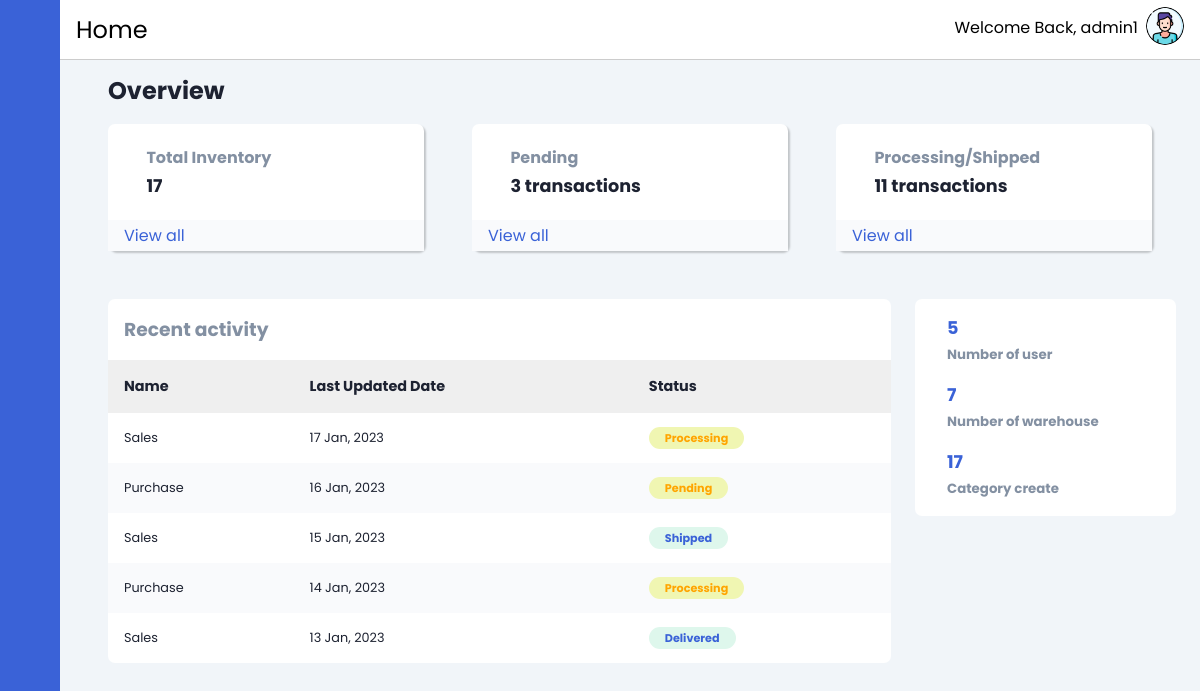
Screenshot of / (signed in) with the database file from the repository.
### tables this page shows
CREATE TABLE IF NOT EXISTS Transaction (
    TransactionID INT AUTO_INCREMENT PRIMARY KEY,
    WarehouseID INT,
    CustomerID INT,
    TransactionType VARCHAR(50),
    TransactionDate DATETIME,
    DeliveryStatus VARCHAR(50),
    FOREIGN KEY (WarehouseID) REFERENCES Warehouse(WarehouseID),
    FOREIGN KEY (CustomerID) REFERENCES Customer(CustomerID)
);

### database/database-connect.php (called while the page is built, shortened)
<?php
if (isset($_SESSION['companyname'])) {
    $username = $_SESSION['username'];
} else {
    header("Location: ../final-year-project/login.php");
}
?>

### index.php (the view, shortened to what this page needs)
<?php
include("database/database-connect.php");
$totalInventoryQuery = mysqli_query($conn, "SELECT COUNT(*) AS totalProducts FROM Product");
$totalInventoryResult = mysqli_fetch_assoc($totalInventoryQuery);
$pendingTransactionsQuery = mysqli_query($conn, "SELECT COUNT(*) AS totalPendingTransactions FROM Transaction
                                                WHERE DeliveryStatus = 'Pending'");
$pendingTransactionsResult = mysqli_fetch_assoc($pendingTransactionsQuery);
$processedTransactionsQuery = mysqli_query($conn, "SELECT COUNT(*) AS totalProcessedTransactions FROM Transaction                                                  WHERE DeliveryStatus IN ('Processing', 'Shipped')");
$processedTransactionsResult = mysqli_fetch_assoc($processedTransactionsQuery);
$userCountQuery = mysqli_query($conn, "SELECT COUNT(*) AS userCount FROM User");
$userCountResult = mysqli_fetch_assoc($userCountQuery);
$warehouseCountQuery = mysqli_query($conn, "SELECT COUNT(*) AS warehouseCount FROM Warehouse");
$warehouseCountResult = mysqli_fetch_assoc($warehouseCountQuery);
$categoryCountQuery = mysqli_query($conn, "SELECT COUNT(*) AS categoryCount FROM Category");
$categoryCountResult = mysqli_fetch_assoc($categoryCountQuery);
$latestTransactionsQuery = mysqli_query($conn, "SELECT * FROM Transaction ORDER BY TransactionDate DESC LIMIT 5");
?>
<!DOCTYPE html>
<html lang="en">
<head>
    <link rel="stylesheet" href="https://cdn.jsdelivr.net/gh/lykmapipo/themify-icons@0.1.2/css/themify-icons.css">
    <link rel="stylesheet" href="css/style.css">
    <link rel="stylesheet" href="css/header.css">
</head>
<body>
    <div class="sidebar">
        <div class="sidebar-header">
        </div>
        <div class="sidebar-menu">
            <ul>
            </ul>
        </div>
    </div>
    <div class="main-content">
        <header>
            <div class="directory-tag">
                <p>Home</p>
            </div>
            <div class="social-icons">
                <div class="social-icon">
                    <p style="float: left;
                    margin-right: 8px;
                    margin-top: 8px;">Welcome Back, <?php echo $username ?>
                    </p>
                    <img src="img/user-profile.png" alt="Social Icon" id="social-icon">
                </div>
            </div>
        </header>
        <main>
            <br>
            <h2 class="dash-title">Overview</h2>
            <div class="dash-cards">
                <div class="card-single">
                    <div class="card-body">
                        <div>
                            <h5>Total Inventory</h5>
                            <h4>
                                <?php echo $totalInventoryResult['totalProducts']; ?>
                            </h4>
                        </div>
                    </div>
                    <div class="card-footer">
                        <a href="layout/inventory.php">View all</a>
                    </div>
                </div>
                <div class="card-single">
                    <div class="card-body">
                        <div>
                            <h5>Pending</h5>
                            <h4>
                                <?php echo $pendingTransactionsResult['totalPendingTransactions']; ?> transactions
                            </h4>
                        </div>
                    </div>
                    <div class="card-footer">
                        <a href="layout/transaction.php">View all</a>
                    </div>
                </div>
                <div class="card-single">
                    <div class="card-body">
                        <div>
                            <h5>Processing/Shipped</h5>
                            <h4>
                                <?php echo $processedTransactionsResult['totalProcessedTransactions']; ?> transactions
                            </h4>
                        </div>
                    </div>
                    <div class="card-footer">
                        <a href="layout/transaction.php">View all</a>
                    </div>
                </div>
            </div>
            <section class="recent">
                <div class="activity-grid">
                    <div class="activity-card">
                        <h3>Recent activity</h3>
                        <div class="table-responsive">
                            <table>
                                <thead>
                                    <tr>
                                        <th>Name</th>
                                        <th>Last Updated Date</th>
                                        <th>Status</th>
                                    </tr>
                                </thead>
                                <tbody>
                                    <?php
                                    while ($row = mysqli_fetch_assoc($latestTransactionsQuery)) {
                                        $statusClass = ($row['DeliveryStatus'] == 'Pending' || $row['DeliveryStatus'] == 'Processing') ? 'warning' : 'success';
                                        ?>
                                        <tr>
                                            <td>
                                                <?php echo $row['TransactionType']; ?>
                                            </td>
                                            <td>
                                                <?php echo date('d M, Y', strtotime($row['TransactionDate'])); ?>
                                            </td>
                                            <td>
                                                <span class="badge <?php echo $statusClass; ?>">
                                                    <?php echo $row['DeliveryStatus']; ?>
                                                </span>
                                            </td>
                                        </tr>
                                        <?php
                                    }
                                    ?>
                                </tbody>
                            </table>
                        </div>
                    </div>
                    <div class="summary">
                        <div class="summary-card">
                            <div class="summary-single">
                                <div>
                                    <h5>
                                        <?php echo $userCountResult['userCount']; ?>
                                    </h5>
                                    <small>Number of user</small>
                                </div>
                            </div>
                            <div class="summary-single">
                                <div>
                                    <h5>
                                        <?php echo $warehouseCountResult['warehouseCount']; ?>
                                    </h5>
                                    <small>Number of warehouse</small>
                                </div>
                            </div>
                            <div class="summary-single">
                                <div>
                                    <h5>
                                        <?php echo $categoryCountResult['categoryCount']; ?>
                                    </h5>
                                    <small>Category create</small>
                                </div>
                            </div>
                        </div>
                    </div>
                </div>
            </section>
        </main>
    </div>
</body>
</html>

### css/style.css (style rules this page uses)
main { margin-top: 4vh; min-height: 90vh; padding: 1rem 3rem; }
.dash-title { color: var(--color-dark); margin-bottom: 1rem; }
.dash-cards { display: grid; grid-template-columns: repeat(3, 1fr); grid-column-gap: 3rem; }
.card-single { background: #fff; border-radius: 7px; box-shadow: 2px 2px 2px rgba(0, 0, 0, 0.2); }
.card-body { padding: 1.3rem 1rem; display: flex; align-items: center; }
.card-body h5 { color: var(--text-grey); font-size: 1rem; }
.card-body h4 { color: var(--color-dark); font-size: 1.1rem; margin-top: .2rem; }
.card-footer { padding: .2rem 1rem; background: #f9fafc; }
.card-footer a { color: var(--main-color); }
.recent { margin-top: 3rem; margin-bottom: 3rem; }
.activity-grid { display: grid; grid-template-columns: 75% 25%; grid-column-gap: 1.5rem; }
.activity-card, .summary-card, .bday-card { background: #fff; border-radius: 7px; }
.activity-card h3 { color: var(--text-grey); margin: 1rem; }
.activity-card table { width: 100%; border-collapse: collapse; }
.activity-card thead { background: #efefef; text-align: left; }
th, td { font-size: .9rem; padding: 1rem 1rem; color: var(--color-dark); }
td { font-size: .8rem; }
tbody tr:nth-child(even) { background: #f9fafc; }
.badge { padding: .2rem 1rem; border-radius: 20px; font-weight: 700; font-size: .7rem; }
.badge.success { background: #DEF7EC; color: var(--main-color); }
.badge.warning { background: #F0F6B2; color: orange; }
.summary-card { margin-bottom: 1.5rem; padding-top: .5rem; padding-bottom: .5rem; }
.summary-single { padding: .5rem 1rem; display: flex; align-items: center; }
.summary-single h5 { color: var(--main-color); font-size: 1.1rem; margin-bottom: 0rem !important; }
.summary-single small { font-weight: 700; color: var(--text-grey); }
.table-responsive { overflow-x: auto; }

### css/header.css (style rules this page uses)
:root { --main-color: #3A62D7; --color-dark: #1D2231; --text-grey: #8390A2; }
* { font-family: 'Poppins', sans-serif; margin: 0; padding: 0; text-decoration: none; list-style-type: none; box-sizing: border-box; }
body { background: #f1f5f9; }
.sidebar { height: 100%; width: 240px; position: fixed; left: 0; top: 0; z-index: 100; background: var(--main-color); color: #fff; overflow-y: auto; transition: width 500ms; }
.sidebar-header { display: flex; justify-content: space-between; align-items: center; height: 60px; padding: 0rem 1rem; }
.sidebar-menu { padding: 1rem; }
.main-content { position: relative; margin-left: 240px; transition: margin-left 500ms; }
header { position: fixed; left: 240px; top: 0; z-index: 100; width: calc(100% - 240px); background: #fff; height: 60px; padding: 0rem 1rem; display: flex; align-items: center; justify-content: space-between; border-bottom: 1px solid #ccc; transition: left 500ms; }
.directory-tag { display: flex; align-items: center; }
.directory-tag p, .social-icons span { font-size: 1.5rem; }
.social-icons { position: relative; }
.social-icons .social-icon { position: relative; display: inline-block; }
.social-icons img { height: 38px; width: 38px; border-radius: 50%; transition: transform 0.3s ease; }
@media only screen and (max-width: 1200px) { .sidebar { width: 60px; z-index: 150; } }
@media only screen and (max-width: 1200px) { .sidebar .sidebar-header, .sidebar li { display: flex; justify-content: center; } }
@media only screen and (max-width: 1200px) { .main-content { margin-left: 60px; } }
@media only screen and (max-width: 1200px) { .main-content header { left: 60px; width: calc(100% - 60px); } }

### rows the page displays
transaction: TransactionType "Sales", TransactionDate "17 Jan, 2023", DeliveryStatus "Processing"
transaction: TransactionType "Purchase", TransactionDate "16 Jan, 2023", DeliveryStatus "Pending"
transaction: TransactionType "Sales", TransactionDate "15 Jan, 2023", DeliveryStatus "Shipped"
transaction: TransactionType "Purchase", TransactionDate "14 Jan, 2023", DeliveryStatus "Processing"
transaction: TransactionType "Sales", TransactionDate "13 Jan, 2023", DeliveryStatus "Delivered"

### other values shown
$username "admin1"
$totalInventoryResult['totalProducts'] "17"
$pendingTransactionsResult['totalPendingTransactions'] "3"
$processedTransactionsResult['totalProcessedTransactions'] "11"
$userCountResult['userCount'] "5"
$warehouseCountResult['warehouseCount'] "7"
$categoryCountResult['categoryCount'] "17"
